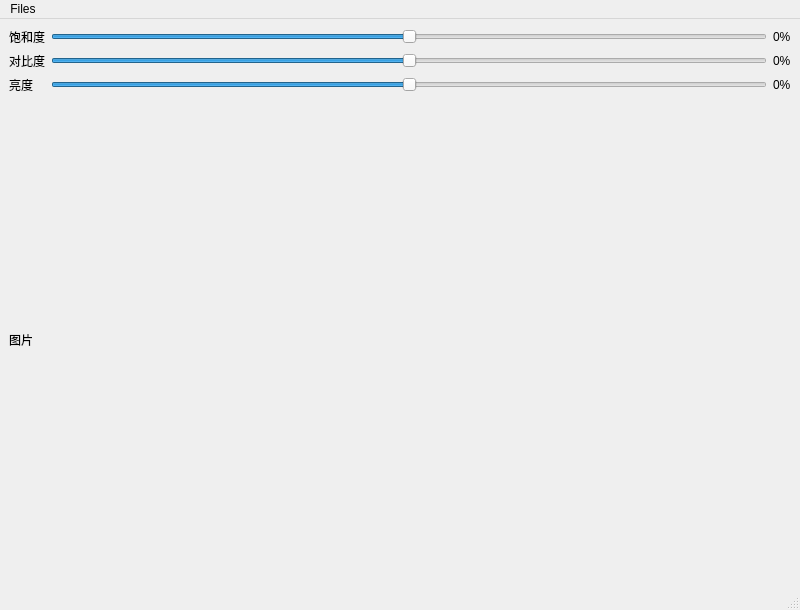
<?xml version="1.0" encoding="UTF-8"?>
<ui version="4.0">
 <class>MainWindow</class>
 <widget class="QMainWindow" name="MainWindow">
  <property name="geometry">
   <rect>
    <x>0</x>
    <y>0</y>
    <width>800</width>
    <height>610</height>
   </rect>
  </property>
  <property name="windowTitle">
   <string>MainWindow</string>
  </property>
  <widget class="QWidget" name="centralwidget">
   <layout class="QGridLayout" name="gridLayout">
    <item row="1" column="0">
     <widget class="QLabel" name="label">
      <property name="text">
       <string>对比度</string>
      </property>
     </widget>
    </item>
    <item row="2" column="0">
     <widget class="QLabel" name="label_3">
      <property name="text">
       <string>亮度</string>
      </property>
     </widget>
    </item>
    <item row="2" column="1">
     <widget class="QSlider" name="bar1">
      <property name="maximumSize">
       <size>
        <width>16777215</width>
        <height>16777215</height>
       </size>
      </property>
      <property name="cursor">
       <cursorShape>PointingHandCursor</cursorShape>
      </property>
      <property name="mouseTracking">
       <bool>false</bool>
      </property>
      <property name="minimum">
       <number>-100</number>
      </property>
      <property name="maximum">
       <number>100</number>
      </property>
      <property name="pageStep">
       <number>10</number>
      </property>
      <property name="orientation">
       <enum>Qt::Horizontal</enum>
      </property>
      <property name="invertedAppearance">
       <bool>false</bool>
      </property>
      <property name="invertedControls">
       <bool>false</bool>
      </property>
     </widget>
    </item>
    <item row="0" column="0">
     <widget class="QLabel" name="label_2">
      <property name="text">
       <string>饱和度</string>
      </property>
     </widget>
    </item>
    <item row="0" column="2">
     <widget class="QLabel" name="pro_s">
      <property name="text">
       <string>0%</string>
      </property>
     </widget>
    </item>
    <item row="0" column="1">
     <widget class="QSlider" name="bar3">
      <property name="cursor">
       <cursorShape>PointingHandCursor</cursorShape>
      </property>
      <property name="minimum">
       <number>-100</number>
      </property>
      <property name="maximum">
       <number>100</number>
      </property>
      <property name="pageStep">
       <number>10</number>
      </property>
      <property name="orientation">
       <enum>Qt::Horizontal</enum>
      </property>
     </widget>
    </item>
    <item row="2" column="2">
     <widget class="QLabel" name="pro_l">
      <property name="text">
       <string>0%</string>
      </property>
     </widget>
    </item>
    <item row="1" column="1">
     <widget class="QSlider" name="bar2">
      <property name="cursor">
       <cursorShape>PointingHandCursor</cursorShape>
      </property>
      <property name="contextMenuPolicy">
       <enum>Qt::NoContextMenu</enum>
      </property>
      <property name="minimum">
       <number>-100</number>
      </property>
      <property name="maximum">
       <number>100</number>
      </property>
      <property name="pageStep">
       <number>10</number>
      </property>
      <property name="orientation">
       <enum>Qt::Horizontal</enum>
      </property>
     </widget>
    </item>
    <item row="1" column="2">
     <widget class="QLabel" name="pro_c">
      <property name="text">
       <string>0%</string>
      </property>
     </widget>
    </item>
    <item row="3" column="0">
     <widget class="QLabel" name="label_4">
      <property name="text">
       <string>图片</string>
      </property>
     </widget>
    </item>
    <item row="3" column="1">
     <widget class="QWidget" name="picbox" native="true">
      <widget class="QLabel" name="pic">
       <property name="geometry">
        <rect>
         <x>271</x>
         <y>200</y>
         <width>71</width>
         <height>20</height>
        </rect>
       </property>
       <property name="text">
        <string/>
       </property>
      </widget>
     </widget>
    </item>
   </layout>
   <zorder>label</zorder>
   <zorder>label_3</zorder>
   <zorder>label_2</zorder>
   <zorder>pro_s</zorder>
   <zorder>bar3</zorder>
   <zorder>pro_l</zorder>
   <zorder>bar2</zorder>
   <zorder>pro_c</zorder>
   <zorder>label_4</zorder>
   <zorder>picbox</zorder>
   <zorder>bar1</zorder>
  </widget>
  <widget class="QStatusBar" name="statusbar"/>
  <widget class="QMenuBar" name="menuBar">
   <property name="geometry">
    <rect>
     <x>0</x>
     <y>0</y>
     <width>800</width>
     <height>26</height>
    </rect>
   </property>
   <widget class="QMenu" name="menu">
    <property name="title">
     <string>Files</string>
    </property>
    <addaction name="openf"/>
    <addaction name="savef"/>
   </widget>
   <addaction name="menu"/>
  </widget>
  <action name="openf">
   <property name="text">
    <string>open</string>
   </property>
  </action>
  <action name="savef">
   <property name="text">
    <string>save</string>
   </property>
  </action>
 </widget>
 <resources/>
 <connections/>
</ui>
